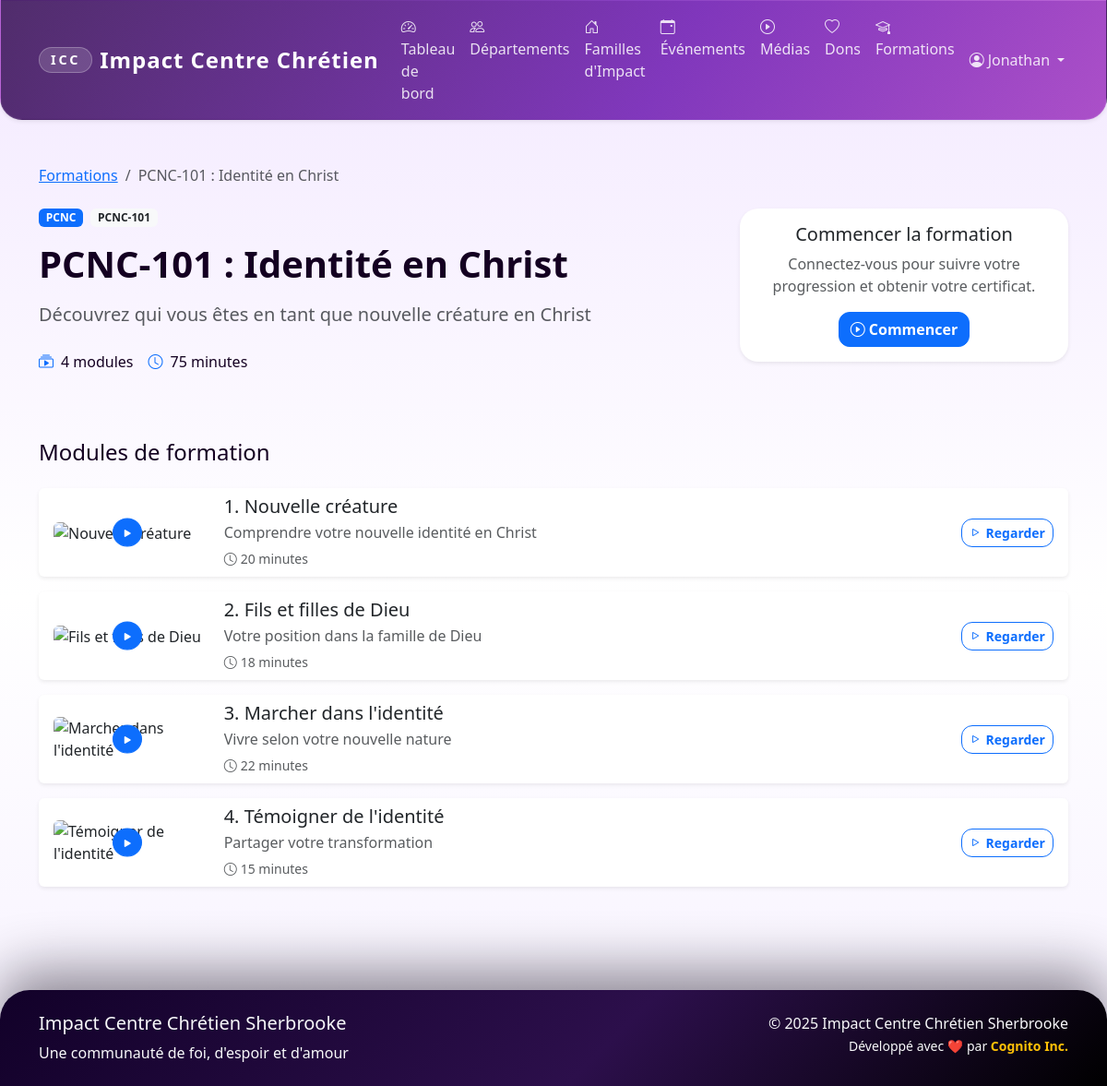
/formations/2 (signed in), run on the app's committed database.
### app/models/user.py (models this page shows, shortened)
class User(UserMixin, db.Model):
    __tablename__ = 'users'
    id = db.Column(db.Integer, primary_key=True)
    email = db.Column(db.String(120), unique=True, nullable=False, index=True)
    password_hash = db.Column(db.String(255), nullable=False)
    first_name = db.Column(db.String(50), nullable=False)
    last_name = db.Column(db.String(50), nullable=False)
    phone = db.Column(db.String(20))
    address = db.Column(db.Text)
    birth_date = db.Column(db.Date)
    gender = db.Column(db.String(10))  # 'M', 'F', 'Autre'
    marital_status = db.Column(db.String(20))  # 'Célibataire', 'Marié(e)', 'Divorcé(e)', 'Veuf/Veuve'
    membership_status = db.Column(db.String(20), default='Nouveau')  # 'Nouveau', 'En formation', 'Baptisé', 'Membre officiel'
    church_role = db.Column(db.String(100))  # 'Choriste', 'Intercesseur', etc.
    role = db.Column(db.String(20), default='Membre')  # 'Admin', 'Responsable Département', 'Responsable Famille', 'Membre'
    is_active = db.Column(db.Boolean, default=True)
    created_at = db.Column(db.DateTime, default=datetime.utcnow)
    updated_at = db.Column(db.DateTime, default=datetime.utcnow, onupdate=datetime.utcnow)
    department_memberships = db.relationship('DepartmentMember', back_populates='user', cascade='all, delete-orphan')
    family_memberships = db.relationship('FamilyMember', back_populates='user', cascade='all, delete-orphan')
    event_participations = db.relationship('EventParticipant', back_populates='user', cascade='all, delete-orphan')
    donations = db.relationship('Donation', back_populates='user', cascade='all, delete-orphan')
    def is_admin(self):
        return self.role == 'Admin'

### app/models/formation.py (models this page shows)
class Formation(db.Model):
    __tablename__ = 'formations'
    id = db.Column(db.Integer, primary_key=True)
    title = db.Column(db.String(200), nullable=False)
    description = db.Column(db.Text)
    category = db.Column(db.String(50), nullable=False)  # 'PCNC', 'BAPTEME', 'ATELIER'
    code = db.Column(db.String(20), unique=True)
    thumbnail_url = db.Column(db.String(500))
    banner_image = db.Column(db.String(500))  # Chemin vers l'image uploadée
    duration_total = db.Column(db.Integer)  # en minutes
    is_active = db.Column(db.Boolean, default=True)
    order_index = db.Column(db.Integer, default=0)
    created_at = db.Column(db.DateTime, default=datetime.utcnow)
    updated_at = db.Column(db.DateTime, default=datetime.utcnow, onupdate=datetime.utcnow)
    modules = db.relationship('FormationModule', backref='formation', lazy=True, cascade='all, delete-orphan')
    user_progress = db.relationship('UserFormationProgress', backref='formation', lazy=True)

class FormationModule(db.Model):
    __tablename__ = 'formation_modules'
    id = db.Column(db.Integer, primary_key=True)
    formation_id = db.Column(db.Integer, db.ForeignKey('formations.id'), nullable=False)
    title = db.Column(db.String(200), nullable=False)
    description = db.Column(db.Text)
    video_url = db.Column(db.String(500))
    zoom_url = db.Column(db.String(500))  # Lien de conférence Zoom
    video_id = db.Column(db.String(50))  # YouTube video ID
    thumbnail_url = db.Column(db.String(500))
    duration = db.Column(db.Integer)  # en minutes
    order_index = db.Column(db.Integer, default=0)
    is_active = db.Column(db.Boolean, default=True)
    created_at = db.Column(db.DateTime, default=datetime.utcnow)
    user_progress = db.relationship('UserModuleProgress', backref='module', lazy=True)

### app/routes/formations.py (the view)
@formations_bp.route('/<int:formation_id>')
@login_required
def detail(formation_id):
    formation = Formation.query.get_or_404(formation_id)
    modules = FormationModule.query.filter_by(
        formation_id=formation_id,
        is_active=True
    ).order_by(FormationModule.order_index).all()
    user_progress = None
    module_progress = {}
    if current_user.is_authenticated:
        user_progress = UserFormationProgress.query.filter_by(
            user_id=current_user.id,
            formation_id=formation_id
        ).first()
        module_records = UserModuleProgress.query.filter_by(
            user_id=current_user.id
        ).filter(
            UserModuleProgress.module_id.in_([m.id for m in modules])
        ).all()
        module_progress = {p.module_id: p for p in module_records}
    return render_template('formations/detail.html',
                         formation=formation,
                         modules=modules,
                         user_progress=user_progress,
                         module_progress=module_progress)

### app/templates/formations/detail.html (shortened to what this page needs)
{% extends "base.html" %}
{% block content %}
<div class="container py-4">
    <nav aria-label="breadcrumb" class="mb-4">
        <ol class="breadcrumb">
            <li class="breadcrumb-item"><a href="{{ url_for('formations.index') }}">Formations</a></li>
            <li class="breadcrumb-item active">{{ formation.title }}</li>
        </ol>
    </nav>
    <div class="row mb-5">
        <div class="col-lg-8">
            <div class="d-flex align-items-center mb-3">
                <span class="badge bg-primary me-2">{{ formation.category }}</span>
                {% if formation.code %}
                <span class="badge bg-light text-dark">{{ formation.code }}</span>
                {% endif %}
            </div>
            <h1 class="display-6 fw-bold mb-3">{{ formation.title }}</h1>
            <p class="lead text-muted mb-4">{{ formation.description }}</p>
            <div class="row g-3 mb-4">
                <div class="col-auto">
                    <div class="d-flex align-items-center">
                        <i class="bi bi-collection-play me-2 text-primary"></i>
                        <span>{{ modules|length }} modules</span>
                    </div>
                </div>
                <div class="col-auto">
                    <div class="d-flex align-items-center">
                        <i class="bi bi-clock me-2 text-primary"></i>
                        <span>{{ formation.duration_total }} minutes</span>
                    </div>
                </div>
            </div>
        </div>
        <div class="col-lg-4">
            {% if current_user.is_authenticated and user_progress %}
            <div class="card border-0 shadow-sm">
                <div class="card-body text-center">
                    <h5 class="card-title">Votre progression</h5>
                    <div class="progress mb-3" style="height: 10px;">
                        <div class="progress-bar" role="progressbar"
                             style="width: {{ user_progress.progress_percentage }}%"
                             aria-valuenow="{{ user_progress.progress_percentage }}"
                             aria-valuemin="0" aria-valuemax="100"></div>
                    </div>
                    <p class="text-muted">{{ user_progress.progress_percentage }}% terminé</p>
                    {% if user_progress.status == 'COMPLETED' %}
                    <div class="alert alert-success">
                        <i class="bi bi-check-circle me-2"></i>Formation terminée !
                    </div>
                    <a href="#" class="btn btn-success">
                        <i class="bi bi-download me-1"></i>Télécharger le certificat
                    </a>
                    {% else %}
                    <a href="{{ url_for('formations.watch_module', formation_id=formation.id, module_id=modules[0].id) }}"
                       class="btn btn-primary">
                        <i class="bi bi-play-circle me-1"></i>
                        {% if user_progress.status == 'NOT_STARTED' %}Commencer{% else %}Continuer{% endif %}
                    </a>
                    {% endif %}
                </div>
            </div>
            {% else %}
            <div class="card border-0 shadow-sm">
                <div class="card-body text-center">
                    <h5 class="card-title">Commencer la formation</h5>
                    <p class="text-muted">Connectez-vous pour suivre votre progression et obtenir votre certificat.</p>
                    {% if current_user.is_authenticated %}
                    <a href="{{ url_for('formations.watch_module', formation_id=formation.id, module_id=modules[0].id) }}"
                       class="btn btn-primary">
                        <i class="bi bi-play-circle me-1"></i>Commencer
                    </a>
                    {% else %}
                    <a href="{{ url_for('auth.login') }}" class="btn btn-outline-primary">
                        <i class="bi bi-person me-1"></i>Se connecter
                    </a>
                    {% endif %}
                </div>
            </div>
            {% endif %}
        </div>
    </div>
    <div class="row">
        <div class="col-12">
            <h2 class="h4 mb-4">Modules de formation</h2>
            <div class="list-group">
                {% for module in modules %}
                <div class="list-group-item list-group-item-action border-0 shadow-sm mb-3 rounded">
                    <div class="row align-items-center">
                        <div class="col-md-2">
                            <div class="position-relative">
                                <div class="position-absolute top-50 start-50 translate-middle">
                                    <div class="btn btn-primary btn-sm rounded-circle">
                                        <i class="bi bi-play-fill"></i>
                                    </div>
                                </div>
                            </div>
                        </div>
                        <div class="col-md-7">
                            <h5 class="mb-1">{{ loop.index }}. {{ module.title }}</h5>
                            <p class="mb-1 text-muted">{{ module.description }}</p>
                            <small class="text-muted">
                                <i class="bi bi-clock me-1"></i>{{ module.duration }} minutes
                            </small>
                        </div>
                        <div class="col-md-3 text-end">
                            <div>
                                <a href="{{ url_for('formations.watch_module', formation_id=formation.id, module_id=module.id) }}"
                                   class="btn btn-outline-primary btn-sm">
                                    <i class="bi bi-play me-1"></i>Regarder
                                </a>
                            </div>
                        </div>
                    </div>
                </div>
                {% endfor %}
            </div>
        </div>
    </div>
</div>
{% endblock %}

### app/templates/base.html (shortened to what this page needs)
<!DOCTYPE html>
<html lang="fr">
<head>
    <link href="https://cdn.jsdelivr.net/npm/bootstrap@5.3.2/dist/css/bootstrap.min.css" rel="stylesheet">
    <link href="https://cdn.jsdelivr.net/npm/bootstrap-icons@1.11.1/font/bootstrap-icons.css" rel="stylesheet">
    <link href="https://unpkg.com/aos@2.3.1/dist/aos.css" rel="stylesheet">
    <link href="{{ url_for('static', filename='css/style.css') }}" rel="stylesheet">
</head>
<body>
    <nav class="navbar navbar-expand-lg navbar-dark icc-navbar shadow-sm">
        <div class="container">
            <a class="navbar-brand fw-bold d-flex align-items-center" href="{{ url_for('main.index') }}">
                <span class="brand-mark me-2">ICC</span>
                Impact Centre Chrétien
            </a>
            <div class="collapse navbar-collapse" id="navbarNav">
                <ul class="navbar-nav me-auto">
                    {% if current_user.is_authenticated %}
                        <li class="nav-item">
                            <a class="nav-link" href="{{ url_for('main.dashboard') }}">
                                <i class="bi bi-speedometer2 me-1"></i>Tableau de bord
                            </a>
                        </li>
                        <li class="nav-item">
                            <a class="nav-link" href="{{ url_for('departments.list') }}">
                                <i class="bi bi-people me-1"></i>Départements
                            </a>
                        </li>
                        <li class="nav-item">
                            <a class="nav-link" href="{{ url_for('families.list') }}">
                                <i class="bi bi-house-door me-1"></i>Familles d'Impact
                            </a>
                        </li>
                        <li class="nav-item">
                            <a class="nav-link" href="{{ url_for('events.list') }}">
                                <i class="bi bi-calendar-event me-1"></i>Événements
                            </a>
                        </li>
                        <li class="nav-item">
                            <a class="nav-link" href="{{ url_for('media.list') }}">
                                <i class="bi bi-play-circle me-1"></i>Médias
                            </a>
                        </li>
                        <li class="nav-item">
                            <a class="nav-link" href="{{ url_for('donations.donate') }}">
                                <i class="bi bi-heart me-1"></i>Dons
                            </a>
                        </li>
                        <li class="nav-item">
                            <a class="nav-link" href="{{ url_for('formations.index') }}">
                                <i class="bi bi-mortarboard me-1"></i>Formations
                            </a>
                        </li>
                    {% endif %}
                </ul>
                <ul class="navbar-nav">
                    {% if current_user.is_authenticated %}
                        <li class="nav-item dropdown">
                            <a class="nav-link dropdown-toggle" href="#" role="button" data-bs-toggle="dropdown">
                                <i class="bi bi-person-circle me-1"></i>{{ current_user.first_name }}
                            </a>
                        </li>
                    {% endif %}
                </ul>
            </div>
        </div>
    </nav>
    <main class="container-fluid py-4">
        {% block content %}{% endblock %}
    </main>
    <footer class="icc-footer text-light py-4 mt-5">
        <div class="container">
            <div class="row">
                <div class="col-md-6">
                    <h5>Impact Centre Chrétien Sherbrooke</h5>
                    <p class="mb-0">Une communauté de foi, d'espoir et d'amour</p>
                </div>
                <div class="col-md-6 text-md-end">
                    <p class="mb-0">&copy; {{ current_year() }} Impact Centre Chrétien Sherbrooke</p>
                    <small class="text-light">Développé avec ❤️ par <a href="https://cognito-inc.ca" target="_blank" rel="noopener" class="text-decoration-none text-warning fw-bold">Cognito Inc.</a></small>
                </div>
            </div>
        </div>
    </footer>
</body>
</html>

### data on the page
User: first_name "Jonathan"
Formation: title "PCNC-101 : Identité en Christ", category "PCNC", code "PCNC-101", description "Découvrez qui vous êtes en tant que nouvelle créature en Christ", duration_total "75"
FormationModule: title "Nouvelle créature", description "Comprendre votre nouvelle identité en Christ", duration "20"
FormationModule: title "Fils et filles de Dieu", description "Votre position dans la famille de Dieu", duration "18"
FormationModule: title "Marcher dans l'identité", description "Vivre selon votre nouvelle nature", duration "22"
FormationModule: title "Témoigner de l'identité", description "Partager votre transformation", duration "15"

### other printed values
{{ modules|length }} "4"
{{ current_year() }} "2025"
